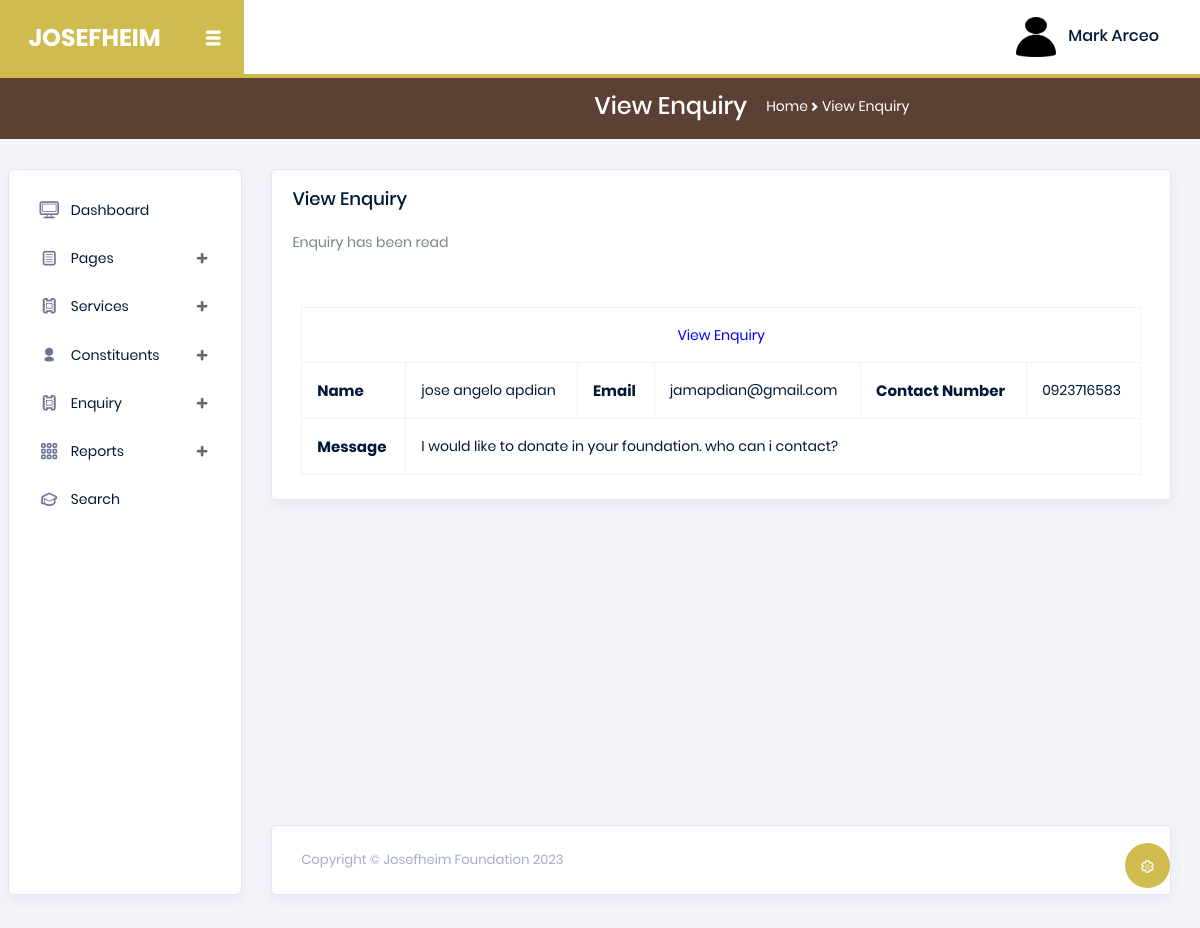
/admin/view-enquiry.php?viewid=6 (signed in), run on the app's committed database.
### tables this page shows
CREATE TABLE `tblcontact` (
  `ID` int(10) NOT NULL,
  `FirstName` varchar(200) DEFAULT NULL,
  `LastName` varchar(200) DEFAULT NULL,
  `Email` varchar(200) DEFAULT NULL,
  `Phone` varchar(11) DEFAULT NULL,
  `Message` mediumtext DEFAULT NULL,
  `EnquiryDate` timestamp NOT NULL DEFAULT current_timestamp(),
  `IsRead` int(5) DEFAULT NULL
);

### admin/view-enquiry.php (the view, shortened to what this page needs)
<?php session_start();
include('includes/config.php');
if(strlen($_SESSION['aid'])==0)
  {
header('location:index.php');
}
else{
$vid=$_GET['viewid'];
  ?>
<!DOCTYPE html>
<html lang="en">
<head>
  <link rel="stylesheet" href="vendors/typicons/typicons.css">
  <link rel="stylesheet" href="vendors/css/vendor.bundle.base.css">
  <link rel="stylesheet" href="css/vertical-layout-light/style.css">
</head>
<body>
  <div class="container-scroller">
    <?php include_once('includes/header.php');?>
    <nav class="navbar-breadcrumb col-xl-12 col-12 d-flex flex-row p-0">
      <div class="navbar-menu-wrapper d-flex align-items-center justify-content-end">
        <ul class="navbar-nav mr-lg-2">
          <li class="nav-item ml-0">
            <h4 class="mb-0">View Enquiry</h4>
          </li>
          <li class="nav-item">
            <div class="d-flex align-items-baseline">
              <p class="mb-0">Home</p>
              <i class="typcn typcn-chevron-right"></i>
              <p class="mb-0">View Enquiry</p>
            </div>
          </li>
        </ul>
      </div>
    </nav>
    <div class="container-fluid page-body-wrapper">
     <?php include_once('includes/sidebar.php');?>
      <div class="main-panel">
        <div class="content-wrapper">
          <div class="row">
            <div class="col-md-12">
              <div class="card">
                <h4 class="card-title" style="padding-left: 20px; padding-top: 20px;">View Enquiry</h4>
                  <p class="card-description" style="padding-left: 20px;">
                    Enquiry has been read
                  </p>
                <div class="table-responsive pt-3">
                  <div class="card-body">
<?php
$ret=mysqli_query($con,"select * from tblcontact where ID=$vid");
$cnt=1;
while ($row=mysqli_fetch_array($ret)) {
?>
<table class="table table-bordered mg-b-0" style="font-size: 20px;">
                                   <tr style="color: blue;font-size: 20px;text-align: center;"><td colspan="6">View Enquiry</td></tr>
                <tr>
    <th scope style="font-size: 15px;">Name</th>
    <td><?php  echo $row['FirstName'];?> <?php  echo $row['LastName'];?></td>
    <th style="font-size: 15px;" scope>Email</th>
    <td><?php  echo $row['Email'];?></td>
   <th style="font-size: 15px;" scope>Contact Number</th>
    <td><?php  echo $row['Phone'];?></td>
                </tr>
                <tr>
    <th style="font-size: 15px;">Message</th>
    <td colspan="5"><?php  echo $row['Message'];?></td>
  </tr>
              </table><?php $cnt=$cnt+1;} ?>
                </div>
                </div>
              </div>
            </div>
          </div>
        </div>
        <?php include_once('includes/footer.php');?>
      </div>
    </div>
  </div>
</body>
</html>
</html>
<?php } ?>

### admin/includes/header.php (shortened to what this page needs)
<nav class="navbar col-lg-12 col-12 p-0 fixed-top d-flex flex-row">
      <div class="navbar-brand-wrapper d-flex justify-content-center">
        <div class="navbar-brand-inner-wrapper d-flex justify-content-between align-items-center w-100">
          <a class="navbar-brand brand-logo" href="dashboard.php"><strong style="color: white;">JOSEFHEIM</strong></a>
          <button class="navbar-toggler navbar-toggler align-self-center" type="button" data-toggle="minimize">
            <span class="typcn typcn-th-menu"></span>
          </button>
        </div>
      </div>
      <div class="navbar-menu-wrapper d-flex align-items-center justify-content-end">
        <ul class="navbar-nav mr-lg-2">
          <li class="nav-item nav-profile dropdown">
            <a class="nav-link" href="#" data-toggle="dropdown" id="profileDropdown">
              <img src="images/faces/face5.png" alt="profile"/>
              <?php
$adid=$_SESSION['aid'];
$ret=mysqli_query($con,"select AdminName from tbladmin where ID='$adid'");
$row=mysqli_fetch_array($ret);
$name=$row['AdminName'];
?>
              <span class="nav-profile-name"><?php echo $name; ?></span>
            </a>
          </li>
        </ul>
      </div>
    </nav>

### data on the page
tblcontact: FirstName "jose angelo", LastName "apdian", Email "jamapdian@gmail.com", Phone "0923716583", Message "I would like to donate in your foundation. who can i contact?"

### other printed values
$name "Mark Arceo"
